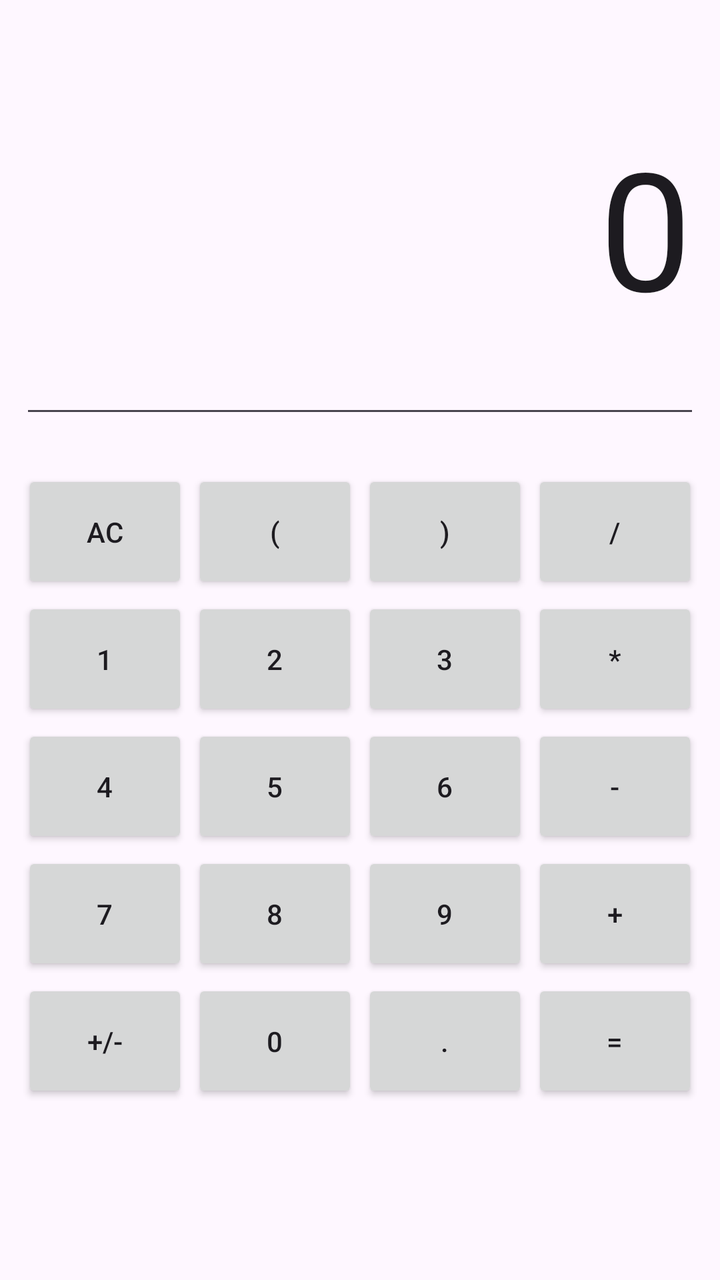
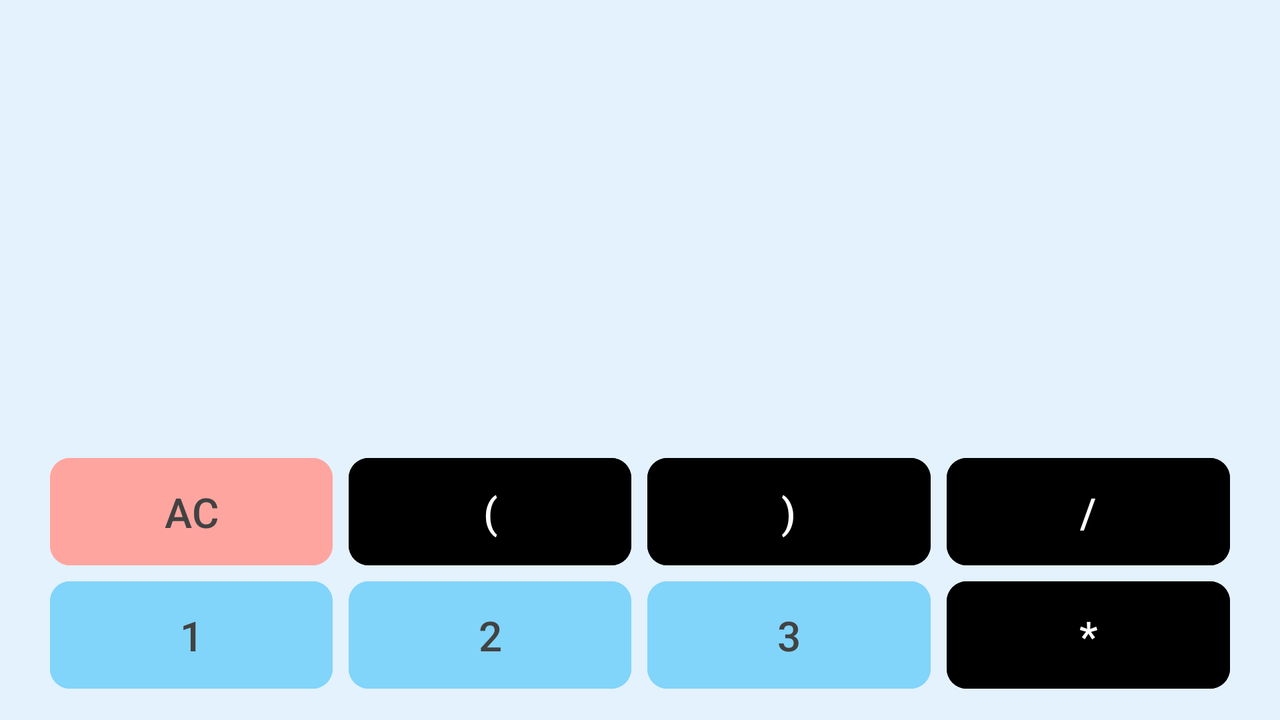

Two renders of one Android screen. The first uses the default layout on a phone; the second uses the alternative layout the repository ships for a different screen configuration, on a matching device. The two XML files are below.
<!-- AndroidManifest.xml: application theme Theme.Calculator_Dz -->
<!-- res/layout/activity_main.xml -->
<?xml version="1.0" encoding="utf-8"?>
<LinearLayout xmlns:android="http://schemas.android.com/apk/res/android"
    xmlns:app="http://schemas.android.com/apk/res-auto"
    xmlns:tools="http://schemas.android.com/tools"
    android:id="@+id/main"
    android:layout_width="match_parent"
    android:layout_height="match_parent"
    android:orientation="vertical"
    tools:context=".MainActivity">


    <EditText
        android:id="@+id/editText"
        android:textSize="40pt"

        android:layout_width="match_parent"
        android:layout_height="wrap_content"
        android:ems="10"
        android:inputType="text"
        android:layout_margin="10dp"
        android:gravity="right|center"
        android:layout_weight="1"
        android:text="0" />

    <TableLayout
        android:layout_width="match_parent"
        android:layout_weight="1"
        android:layout_margin="10dp"

        android:layout_height="wrap_content">

        <TableRow
            android:layout_width="match_parent"
            android:layout_height="match_parent">


            <Button
                android:id="@+id/buttonAC"
                android:layout_margin="1dp"
                android:layout_width="30pt"
                android:layout_height="30pt"
                android:layout_weight="1"
                android:text="AC" />

            <Button
                android:id="@+id/buttonopenBracket"
                android:layout_margin="1dp"
                android:layout_width="30pt"
                android:layout_height="30pt"
                android:layout_weight="1"
                android:text="(" />

            <Button
                android:id="@+id/buttoncloseBracket"
                android:layout_margin="1dp"
                android:layout_width="30pt"
                android:layout_height="30pt"
                android:layout_weight="1"
                android:text=")" />

            <Button
                android:id="@+id/buttonDivide"
                android:layout_margin="1dp"
                android:layout_width="30pt"
                android:layout_height="30pt"
                android:layout_weight="1"
                android:text="/" />


            />


        </TableRow>

        <TableRow
            android:layout_width="match_parent"
            android:layout_height="match_parent">


            <Button
                android:id="@+id/button1"
                android:layout_margin="1dp"
                android:layout_width="30pt"
                android:layout_height="30pt"
                android:layout_weight="1"
                android:text="1" />

            <Button
                android:id="@+id/button2"
                android:layout_margin="1dp"
                android:layout_width="30pt"
                android:layout_height="30pt"
                android:layout_weight="1"
                android:text="2" />

            <Button
                android:id="@+id/button3"
                android:layout_margin="1dp"
                android:layout_width="30pt"
                android:layout_height="30pt"
                android:layout_weight="1"
                android:text="3" />

            <Button
                android:id="@+id/buttonMultiply"
                android:layout_margin="1dp"
                android:layout_width="30pt"
                android:layout_height="30pt"
                android:layout_weight="1"
                android:text="*" />


            />


        </TableRow>

        <TableRow
            android:layout_width="match_parent"
            android:layout_height="match_parent">

            <Button
                android:id="@+id/button4"
                android:layout_margin="1dp"
                android:layout_width="30pt"
                android:layout_height="30pt"
                android:layout_weight="1"
                android:text="4" />

            <Button
                android:id="@+id/button5"
                android:layout_margin="1dp"
                android:layout_width="30pt"
                android:layout_height="30pt"
                android:layout_weight="1"
                android:text="5" />

            <Button
                android:id="@+id/button6"
                android:layout_margin="1dp"
                android:layout_width="30pt"
                android:layout_height="30pt"
                android:layout_weight="1"
                android:text="6" />

            <Button
                android:id="@+id/buttonMinus"
                android:layout_margin="1dp"
                android:layout_width="30pt"
                android:layout_height="30pt"
                android:layout_weight="1"
                android:text="-" />


            />


        </TableRow>

        <TableRow
            android:layout_width="match_parent"
            android:layout_height="match_parent">


            <Button
                android:id="@+id/button7"
                android:layout_margin="1dp"
                android:layout_width="30pt"
                android:layout_height="30pt"
                android:layout_weight="1"
                android:text="7" />

            <Button
                android:id="@+id/button8"
                android:layout_margin="1dp"
                android:layout_width="30pt"
                android:layout_height="30pt"
                android:layout_weight="1"
                android:text="8" />

            <Button
                android:id="@+id/button9"
                android:layout_margin="1dp"
                android:layout_width="30pt"
                android:layout_height="30pt"
                android:layout_weight="1"
                android:text="9" />

            <Button
                android:id="@+id/buttonPlus"
                android:layout_margin="1dp"
                android:layout_width="30pt"
                android:layout_height="30pt"
                android:layout_weight="1"
                android:text="+" />


            />


        </TableRow>

        <TableRow
            android:layout_width="match_parent"
            android:layout_height="match_parent">


            <Button
                android:id="@+id/buttonPlusMinus"
                android:layout_margin="1dp"
                android:layout_width="30pt"
                android:layout_height="30pt"
                android:layout_weight="1"
                android:text="+/-" />

            <Button
                android:id="@+id/button0"
                android:layout_margin="1dp"
                android:layout_width="30pt"
                android:layout_height="30pt"
                android:layout_weight="1"
                android:text="0" />

            <Button
                android:id="@+id/buttonDot"
                android:layout_margin="1dp"
                android:layout_width="30pt"
                android:layout_height="30pt"
                android:layout_weight="1"
                android:text="." />

            <Button
                android:id="@+id/buttonEqual"
                android:layout_margin="1dp"
                android:layout_width="30pt"
                android:layout_height="30pt"
                android:layout_weight="1"

                android:text="=" />


            />


        </TableRow>






    </TableLayout>




</LinearLayout>
<!-- resources referenced by this layout -->
<resources>
  <style name="Theme.Calculator_Dz" parent="Base.Theme.Calculator_Dz" />
  <style name="Base.Theme.Calculator_Dz" parent="Theme.Material3.DayNight.NoActionBar">
          
          
      </style>
</resources>
<!-- res/layout-land/activity_main.xml (the author's variant of the layout above) -->
<!-- drawn on the phone turned sideways -->
<?xml version="1.0" encoding="utf-8"?>
<LinearLayout xmlns:android="http://schemas.android.com/apk/res/android"
    xmlns:app="http://schemas.android.com/apk/res-auto"
    xmlns:tools="http://schemas.android.com/tools"
    android:id="@+id/main"
    android:background="@color/primary"
    android:layout_width="match_parent"
    android:layout_height="match_parent"
    android:orientation="vertical"
    android:padding="10dp"
    tools:context=".MainActivity">

        <include
            layout="@layout/text_view1" />

        <include
            layout="@layout/text_view2" />

        <include
            layout="@layout/buttons_layout"/>


</LinearLayout>
<!-- res/layout/text_view1.xml (included above) -->
<?xml version="1.0" encoding="utf-8"?>
<ScrollView xmlns:android="http://schemas.android.com/apk/res/android"
    android:layout_width="match_parent"
    android:layout_height="180dp">
    <TextView xmlns:android="http://schemas.android.com/apk/res/android"
        android:id="@+id/solutionText"
        android:textSize="20pt"
        android:layout_width="match_parent"
        android:layout_height="wrap_content"
        android:ems="10"
        android:layout_margin="15dp"
        android:gravity="right|top"
        android:text=""
        >

    </TextView>

</ScrollView>
<!-- res/layout/text_view2.xml (included above) -->
<?xml version="1.0" encoding="utf-8"?>
<TextView xmlns:android="http://schemas.android.com/apk/res/android"
    android:id="@+id/editText"
    android:textSize="40pt"
    android:layout_width="match_parent"
    android:layout_height="wrap_content"
    android:ems="10"
    android:layout_margin="10dp"
    android:gravity="right|center"
    android:layout_weight="1"
    android:text="0" >

</TextView>
<!-- res/layout/buttons_layout.xml (included above) -->
<?xml version="1.0" encoding="utf-8"?>
<TableLayout
    xmlns:android="http://schemas.android.com/apk/res/android"
    xmlns:app="http://schemas.android.com/apk/res-auto"
    android:id="@+id/butL"
    android:layout_width="match_parent"
    android:layout_weight="1"
    android:layout_margin="15dp"
    android:layout_height="wrap_content"
    android:gravity="bottom"
    android:paddingBottom="20dp">

    <TableRow
        android:layout_width="match_parent"
        android:layout_height="match_parent">


        <com.google.android.material.button.MaterialButton
            android:id="@+id/buttonAC"
            app:cornerRadius="10dp"
            android:backgroundTint="@color/red"
            android:layout_marginEnd="8dp"
            android:layout_width="30pt"
            android:layout_height="30pt"
            android:layout_weight="1"
            android:text="AC"
            android:textColor="@color/black"
            android:textSize="10pt"/>

        <com.google.android.material.button.MaterialButton
            android:id="@+id/buttonOpenBracket"
            app:cornerRadius="10dp"
            android:backgroundTint="@color/blue1"
            android:layout_marginEnd="8dp"
            android:layout_width="30pt"
            android:layout_height="30pt"
            android:layout_weight="1"
            android:text="("
            android:textColor="@color/white"
            android:textSize="10pt"/>

        <com.google.android.material.button.MaterialButton
            android:id="@+id/buttonCloseBracket"
            app:cornerRadius="10dp"
            android:backgroundTint="@color/blue1"
            android:layout_marginEnd="8dp"
            android:layout_width="30pt"
            android:layout_height="30pt"
            android:layout_weight="1"
            android:text=")"
            android:textColor="@color/white"
            android:textSize="10pt"/>

        <com.google.android.material.button.MaterialButton
            android:id="@+id/buttonDivide"
            app:cornerRadius="10dp"
            android:backgroundTint="@color/blue1"
            android:layout_width="30pt"
            android:layout_height="30pt"
            android:layout_weight="1"
            android:text="/"
            android:textColor="@color/white"
            android:textSize="10pt"/>


        />


    </TableRow>

    <TableRow
        android:layout_width="match_parent"
        android:layout_height="match_parent">


        <com.google.android.material.button.MaterialButton
            android:id="@+id/button1"
            app:cornerRadius="10dp"
            android:backgroundTint="@color/blue"
            android:layout_marginEnd="8dp"
            android:layout_width="30pt"
            android:layout_height="30pt"
            android:layout_weight="1"
            android:text="1"
            android:textColor="@color/black"
            android:textSize="10pt"/>

        <com.google.android.material.button.MaterialButton
            android:id="@+id/button2"
            app:cornerRadius="10dp"
            android:backgroundTint="@color/blue"
            android:layout_marginEnd="8dp"
            android:layout_width="30pt"
            android:layout_height="30pt"
            android:layout_weight="1"
            android:text="2"
            android:textColor="@color/black"
            android:textSize="10pt"/>

        <com.google.android.material.button.MaterialButton
            android:id="@+id/button3"
            app:cornerRadius="10dp"
            android:backgroundTint="@color/blue"
            android:layout_marginEnd="8dp"
            android:layout_width="30pt"
            android:layout_height="30pt"
            android:layout_weight="1"
            android:text="3"
            android:textColor="@color/black"
            android:textSize="10pt"/>

        <com.google.android.material.button.MaterialButton
            android:id="@+id/buttonMultiply"
            app:cornerRadius="10dp"
            android:backgroundTint="@color/blue1"
            android:layout_width="30pt"
            android:layout_height="30pt"
            android:layout_weight="1"
            android:text="*"
            android:textColor="@color/white"
            android:textSize="10pt"/>


        />


    </TableRow>

    <TableRow
        android:layout_width="match_parent"
        android:layout_height="match_parent">

        <com.google.android.material.button.MaterialButton
            android:id="@+id/button4"
            app:cornerRadius="10dp"
            android:backgroundTint="@color/blue"
            android:layout_marginEnd="8dp"
            android:layout_width="30pt"
            android:layout_height="30pt"
            android:layout_weight="1"
            android:text="4"
            android:textColor="@color/black"
            android:textSize="10pt"/>

        <com.google.android.material.button.MaterialButton
            android:id="@+id/button5"
            app:cornerRadius="10dp"
            android:backgroundTint="@color/blue"
            android:layout_marginEnd="8dp"
            android:layout_width="30pt"
            android:layout_height="30pt"
            android:layout_weight="1"
            android:text="5"
            android:textColor="@color/black"
            android:textSize="10pt"/>

        <com.google.android.material.button.MaterialButton
            android:id="@+id/button6"
            app:cornerRadius="10dp"
            android:backgroundTint="@color/blue"
            android:layout_marginEnd="8dp"
            android:layout_width="30pt"
            android:layout_height="30pt"
            android:layout_weight="1"
            android:text="6"
            android:textColor="@color/black"
            android:textSize="10pt"/>

        <com.google.android.material.button.MaterialButton
            android:id="@+id/buttonMinus"
            app:cornerRadius="10dp"
            android:backgroundTint="@color/blue1"

            android:layout_width="30pt"
            android:layout_height="30pt"
            android:layout_weight="1"
            android:text="-"
            android:textColor="@color/white"
            android:textSize="10pt"/>


        />


    </TableRow>

    <TableRow
        android:layout_width="match_parent"
        android:layout_height="match_parent">


        <com.google.android.material.button.MaterialButton
            android:id="@+id/button7"
            app:cornerRadius="10dp"
            android:backgroundTint="@color/blue"
            android:layout_marginEnd="8dp"
            android:layout_width="30pt"
            android:layout_height="30pt"
            android:layout_weight="1"
            android:text="7"
            android:textColor="@color/black"
            android:textSize="10pt"/>

        <com.google.android.material.button.MaterialButton
            android:id="@+id/button8"
            app:cornerRadius="10dp"
            android:backgroundTint="@color/blue"
            android:layout_marginEnd="8dp"
            android:layout_width="30pt"
            android:layout_height="30pt"
            android:layout_weight="1"
            android:text="8"
            android:textColor="@color/black"
            android:textSize="10pt"/>

        <com.google.android.material.button.MaterialButton
            android:id="@+id/button9"
            app:cornerRadius="10dp"
            android:backgroundTint="@color/blue"
            android:layout_marginEnd="8dp"
            android:layout_width="30pt"
            android:layout_height="30pt"
            android:layout_weight="1"
            android:text="9"
            android:textColor="@color/black"
            android:textSize="10pt"/>

        <com.google.android.material.button.MaterialButton
            android:id="@+id/buttonPlus"
            app:cornerRadius="10dp"
            android:backgroundTint="@color/blue1"
            android:layout_width="30pt"
            android:layout_height="30pt"
            android:layout_weight="1"
            android:text="+"
            android:textColor="@color/white"
            android:textSize="10pt"/>


        />


    </TableRow>

    <TableRow
        android:layout_width="match_parent"
        android:layout_height="match_parent">


        <com.google.android.material.button.MaterialButton
            android:id="@+id/buttonC"
            app:cornerRadius="10dp"
            android:backgroundTint="@color/red"
            android:layout_marginEnd="8dp"
            android:layout_width="30pt"
            android:layout_height="30pt"
            android:layout_weight="1"
            android:text="C"
            android:textColor="@color/black"
            android:textSize="10pt"/>

        <com.google.android.material.button.MaterialButton
            android:id="@+id/button0"
            app:cornerRadius="10dp"
            android:backgroundTint="@color/blue"
            android:layout_marginEnd="8dp"
            android:layout_width="30pt"
            android:layout_height="30pt"
            android:layout_weight="1"
            android:text="0"
            android:textColor="@color/black"
            android:textSize="10pt"/>

        <com.google.android.material.button.MaterialButton
            android:id="@+id/buttonDot"
            app:cornerRadius="10dp"
            android:backgroundTint="@color/blue1"
            android:layout_marginEnd="8dp"
            android:layout_width="30pt"
            android:layout_height="30pt"
            android:layout_weight="1"
            android:text="."
            android:textColor="@color/white"
            android:textSize="10pt"/>

        <com.google.android.material.button.MaterialButton
            android:id="@+id/buttonEqual"
            app:cornerRadius="10dp"
            android:backgroundTint="@color/green"
            android:layout_width="30pt"
            android:layout_height="30pt"
            android:layout_weight="1"
            android:text="="
            android:textColor="@color/black"
            android:textSize="10pt"/>


        />


    </TableRow>






</TableLayout>
<!-- resources referenced by the variant -->
<!-- as the phone turned sideways resolves them -->
<resources>
  <color name="black">#424242</color>
  <color name="blue">#81D4FA</color>
  <color name="green">#9BF7A6</color>
  <color name="primary">#E3F2FD</color>
  <color name="red">#FFA5A0</color>
  <color name="white">#FFFFFFFF</color>
  <style name="Theme.Calculator_Dz" parent="Base.Theme.Calculator_Dz" />
  <style name="Base.Theme.Calculator_Dz" parent="Theme.Material3.DayNight.NoActionBar">
          
          
      </style>
</resources>
